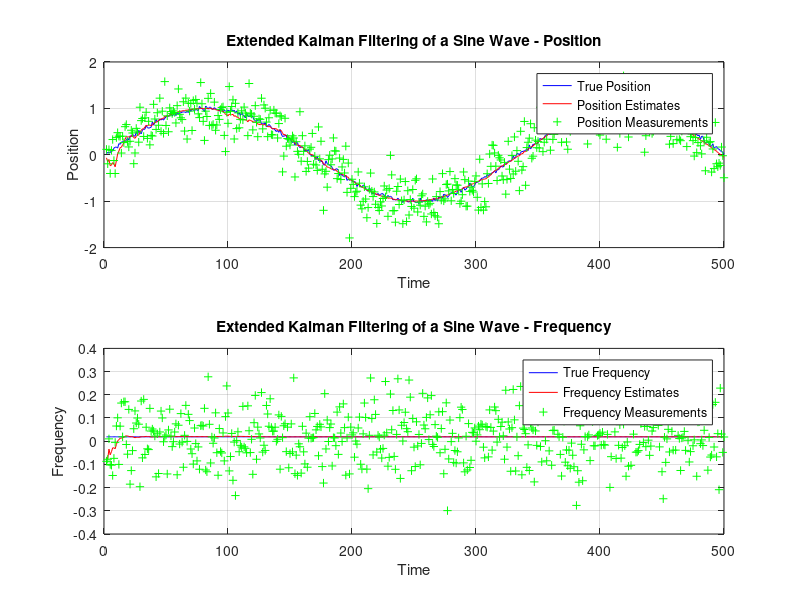

MATLAB code to generate this figure:
%--------------------------------------------------------------------------
% Name:            ExtendedKalmanFilterDemo.m
%
% Description:     Application of an Extended Kalman filter to the task of
%                  tracking a sine wave based on noisy measurments.
%
% Author:          Brian Moore
%                  brimoor@umich.edu
%
% Date:            June 1, 2012
%--------------------------------------------------------------------------

%--------------------------------------------------------------------------
% Model Constants
%--------------------------------------------------------------------------
% State-error Jacobian
W = [ 1 0 ;
      0 0 ];

% Measurement-state Jacobian
H = [ 1 0 ;
      0 1 ];

% Measurement-error Jacobian
V = [ 1 0 ;
      0 1 ];
%--------------------------------------------------------------------------

%--------------------------------------------------------------------------
% State variable initializations
%--------------------------------------------------------------------------
% Number of iterations  
N = 500;

% True State
x = zeros(2,N);

% Apriori state estimates
x_apriori = zeros(2,N);

% Aposteriori state estimates
x_aposteriori = zeros(2,N);

% Apriori error covariance estimates
P_apriori = zeros(2,2,N);

% Aposteriori error covariance estimates
P_aposteriori = zeros(2,2,N);

% Measurements
z = zeros(2,N);

% Kalman Gain
K = zeros(2,2,N);
%--------------------------------------------------------------------------

%--------------------------------------------------------------------------
% Knobs to turn
%--------------------------------------------------------------------------
% True initial state
x(:,1) = [ 0         ;
           3*pi/500 ];

% Initial aposteriori state estimate
x_aposteriori(:,1) = [ 1         ;
                       1*pi/500 ];

% Process noise covariance
Q = [   0.001    0 ;
          0      0 ];

% Measurement noise covariance
R = [ 0.1    0   ;
      0    0.01 ];

% Initial aposteriori error covariance estimate
P_aposteriori(:,:,1) = [ 1   0  ; 
                         0   1 ];
%--------------------------------------------------------------------------

%--------------------------------------------------------------------------
% Perform extend Kalman filtering
%--------------------------------------------------------------------------
for i = 2:N
    % Update true state
    x(:,i) = [sin(x(2,i-1)*(i-1));x(2,i-1)] + sqrt(Q)*[randn;randn];

    % Update measurements
    z(:,i) = x(:,i) + sqrt(R)*[randn;randn];

    % Update apriori estimate
    x_apriori(:,i) = [sin(x_aposteriori(2,i-1)*(i-1));x_aposteriori(2,i-1)];

    % Update state Jacobian
    Ai = [0   (i-1)*cos(x_aposteriori(2,i-1)*(i-1)) ;
          0                    1                    ];

    % Assume knowledge of Q and R (Use system I.D. techniques in practice)
    Qi = Q;
    Ri = R;

    % Update aprioiri error covariance estimate
    P_apriori(:,:,i) = Ai*P_aposteriori(:,:,i-1)*Ai' + W*Qi*W';

    % Update Kalman gain
    K(:,:,i) = P_apriori(:,:,i)*H' / (H*P_apriori(:,:,i)*H'+V*Ri*V');

    % Update aposteriori state estimate
    x_aposteriori(:,i) = x_apriori(:,i) + K(:,:,i) * (z(:,i) - x_apriori(:,i));

    % Update aposteriori error covariance estimate
    P_aposteriori(:,:,i) = (eye(2) - K(:,:,i)*H) * P_apriori(:,:,i);
end
%--------------------------------------------------------------------------

%--------------------------------------------------------------------------
% Plot Results
%--------------------------------------------------------------------------
figure

subplot(2,1,1)
% Actual state position
b = plot(2:N,x(1,2:N),'b');
hold on
% State position estimates
r = plot(2:N,x_aposteriori(1,2:N),'r');
% State measurements
g = plot(2:N,z(1,2:N),'g+');
title('Extended Kalman Filtering of a Sine Wave - Position');
legend([b r g],'True Position','Position Estimates','Position Measurements');
xlabel('Time')
ylabel('Position')
grid on

subplot(2,1,2)
% Actual state frequency
b = plot(2:N,x(2,2:N),'b');
hold on
% State frequency estimates
r = plot(2:N,x_aposteriori(2,2:N),'r');
% Frequency measurements
g = plot(2:N,z(2,2:N),'g+');
title('Extended Kalman Filtering of a Sine Wave - Frequency');
legend([b r g],'True Frequency','Frequency Estimates','Frequency Measurements');
xlabel('Time')
ylabel('Frequency')
grid on
%--------------------------------------------------------------------------
